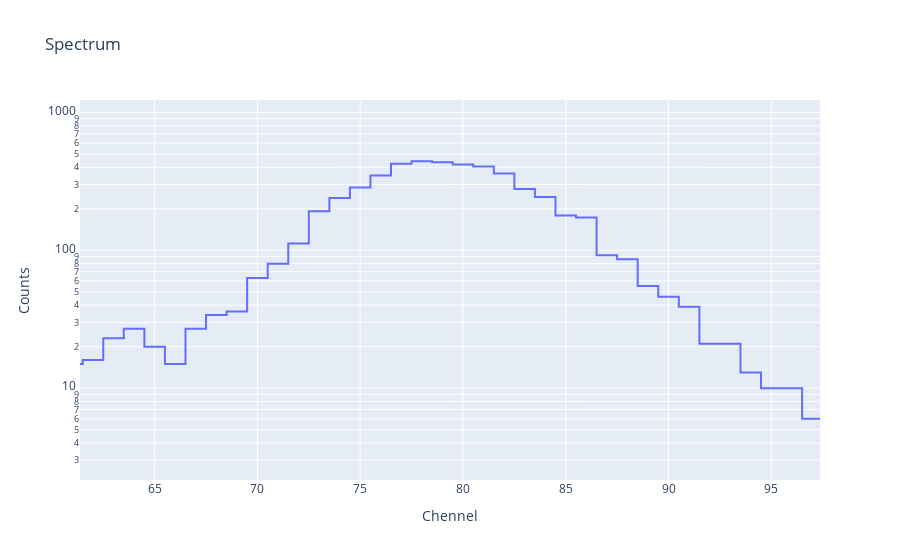

Here is the notebook cell this chart was saved with:
### Code cell
FROM_CHANNEL = 0
TO_CHANNEL = 250

spectrum = rc.loc[(rc[2]/60) >= fr.value].loc[(rc[2]/60) <= to.value].iloc[:,FROM_CHANNEL:TO_CHANNEL].sum()

data = [go.Scatter(x=spectrum.index, y=spectrum, line=dict(shape='hvh'))]

layout = go.Layout(title='Spectrum', yaxis=dict(title='Counts', type='log'), xaxis=dict(title='Chennel'))
#layout = go.Layout(title='Spectrum', yaxis=dict(title='Counts'), xaxis=dict(title='Chennel'))

fig = go.Figure(data=data, layout=layout)
fig.show()

### Figure 1 — Plotly figure (JSON) as saved in the notebook; plotly's stock layout.template omitted (floating-point values rounded to 4 significant figures; data arrays with more than 128 entries replaced by an {"elided": "..."} marker saying what was removed)
{"data": [{"line": {"shape": "hvh"}, "type": "scatter", "x": {"elided": "250 int values"}, "y": {"elided": "250 int values"}}], "layout": {"autosize": true, "title": {"text": "Spectrum"}, "xaxis": {"autorange": false, "range": [61.37, 97.37], "title": {"text": "Chennel"}, "type": "linear"}, "yaxis": {"autorange": false, "range": [0.3338, 3.09], "title": {"text": "Counts"}, "type": "log"}}}
